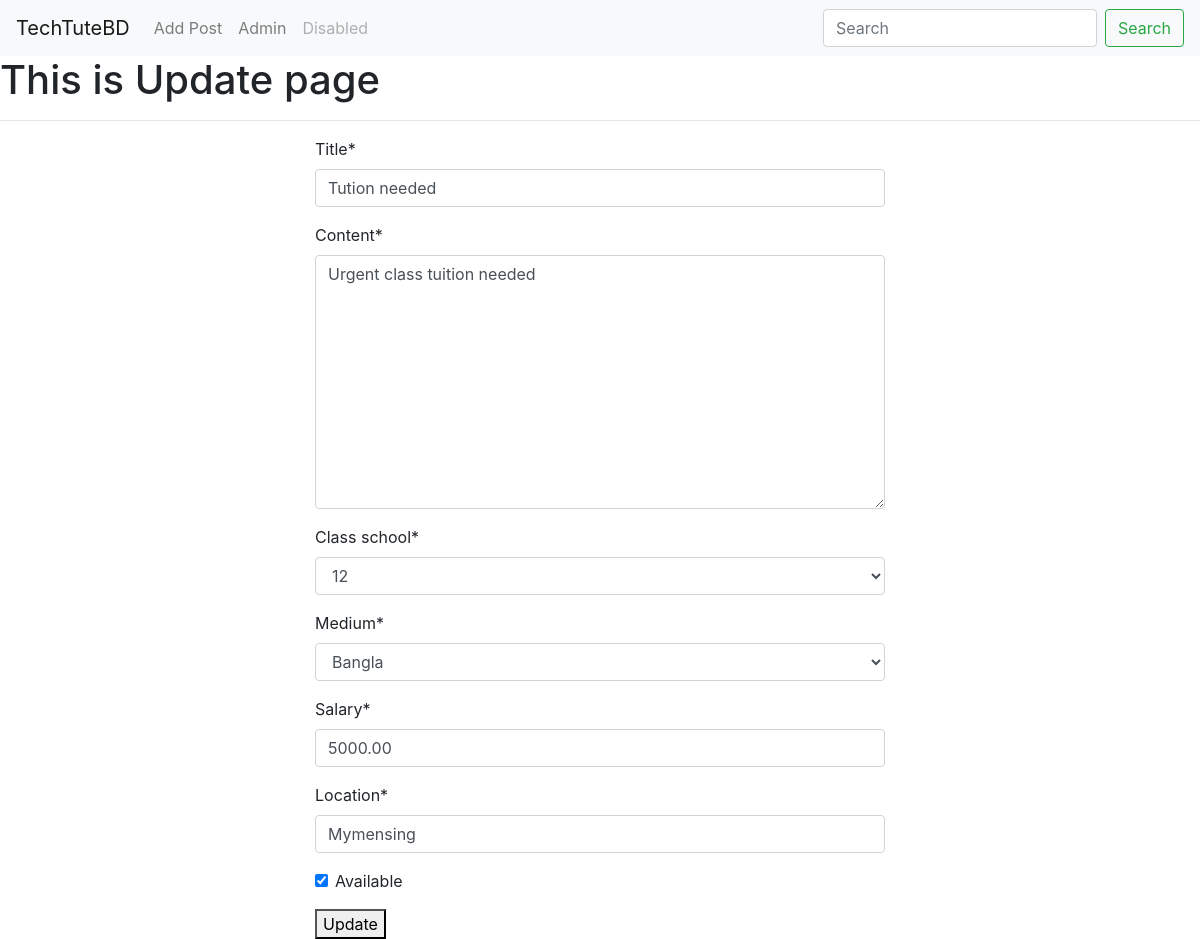
Screenshot of /edit/1 with the database file from the repository.
### app/models.py (models this page shows, shortened)
class Post(models.Model):
    year_in_scholl_choice =( ('TWELVE','12'), ('ELEVEN','11'),
                             ('TEN' , '10'),
                             ('NINE' ,'9'),
                             ('EIGHT' , '8'),
                             ('SEVEN' , '7'),
                             ('SIX' , '6'),
                             ('FIVE' , '5'),
                             ('FOUR','4'),
                             ('THREE', '3'),
                             ('TWO','2'),
                             ('ONE', '1'))
    medium_choice = (('English','English'),
                     ('Bangla','Bangla'))
    title = models.CharField(max_length=255)
    content = models.TextField()
    class_school = models.CharField(max_length=15,choices=year_in_scholl_choice,default='ONE')
    medium = models.CharField(max_length=50,choices=medium_choice,default='Bangla')
    salary = models.DecimalField(max_digits=7,decimal_places=2)
    location = models.CharField(max_length=250,default='Dhaka')
    available = models.BooleanField(default=True)
    created = models.DateTimeField(auto_now_add=True)

### app/views.py (the view)
# urls.py: path('edit/<int:pk>',PostUpdate.as_view(),name = 'edit'),
class PostUpdate(UpdateView):
    model = Post
    form_class = PostForm
    template_name = 'tuition/update.html'

### app/forms.py
class PostForm(ModelForm):
    class Meta:
        model = Post
        fields = '__all__'

### app/templates/tuition/update.html (shortened to what this page needs)
{% extends 'tuition/base.html' %}
{% load crispy_forms_tags %}
{% block content %}
    {% load crispy_forms_tags %}
<h1>This is Update page</h1>
    <hr>
    <div class="container col-md-6">
    <form  method="POST">
     {{ form | crispy }}
    <button type="submit">Update</button>
    </form>
</div>
{% endblock %}

### rows the page displays
Post: title "Tution needed", content "Urgent class tuition needed", class_school "12", medium "Bangla", salary "5000.00", location "Mymensing", available "☑"
